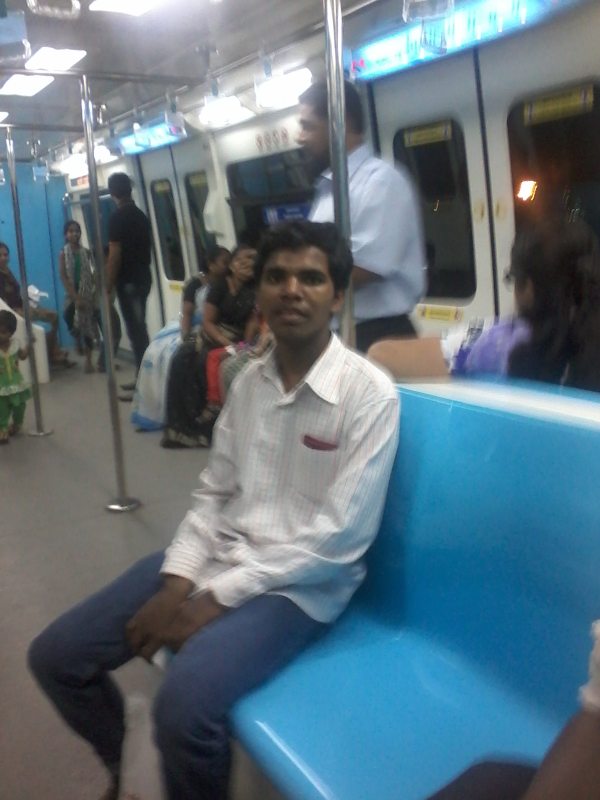
#> input picture FaceRecogServer/images/Tauseef/20140511_202645.jpg, 1200 x 1600 px, found by its file name (shown at 1/2 size)
$ python 'Face Recognition RealTime.py'
#> lines starting #> are read from the running program, lines starting #| are printed output that depends on the picture; after the words box and inside, x2 and y2 are one past the last pixel; in counts of white or black regions, pixels touching at a corner belong together
import cv2
import numpy as np
from os import listdir
from os.path import isfile,join

#Path to file
path="./Faces/Tauseef/"
files=[f for f in listdir(path) if isfile(join(path,f))]

trainingData, Labels = [],[]

for i,file in enumerate(files):
    imagePath=path+files[i]
    images=cv2.imread(imagePath,cv2.IMREAD_GRAYSCALE)
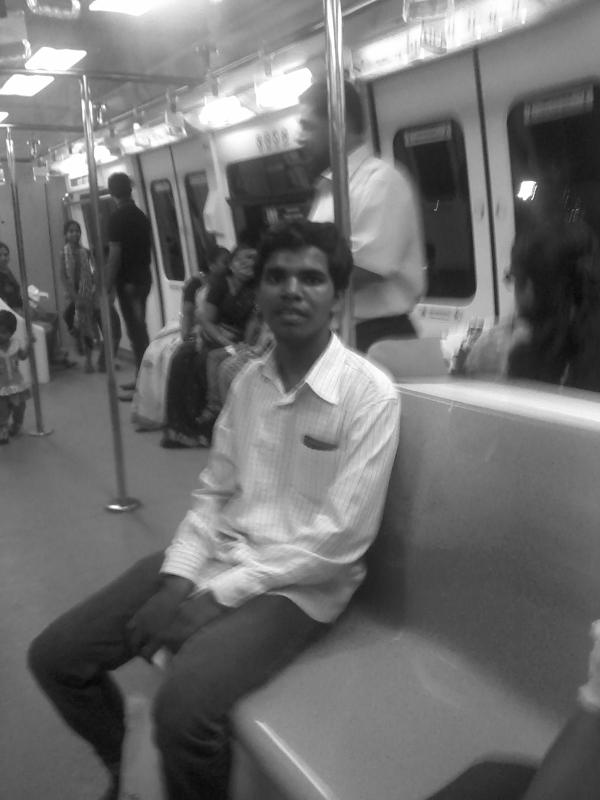
#> images: shape (1600, 1200) (shown at 1/2 size); min 2, max 255, mean 109.8
    trainingData.append(np.asarray(images,dtype=np.uint8))
    Labels.append(i)
#> pass 2 of the loop `for i,file in enumerate(files):`:
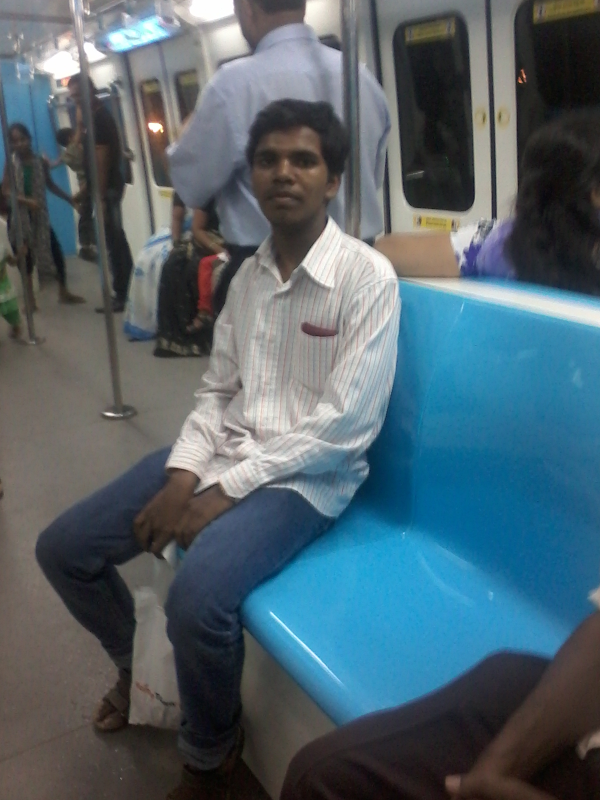
#> input picture FaceRecogServer/images/Tauseef/20140511_202650.jpg, 1200 x 1600 px, found by its file name (shown at 1/2 size)
#> `images=cv2.imread(imagePath,cv2.IMREAD_GRAYSCALE)`:
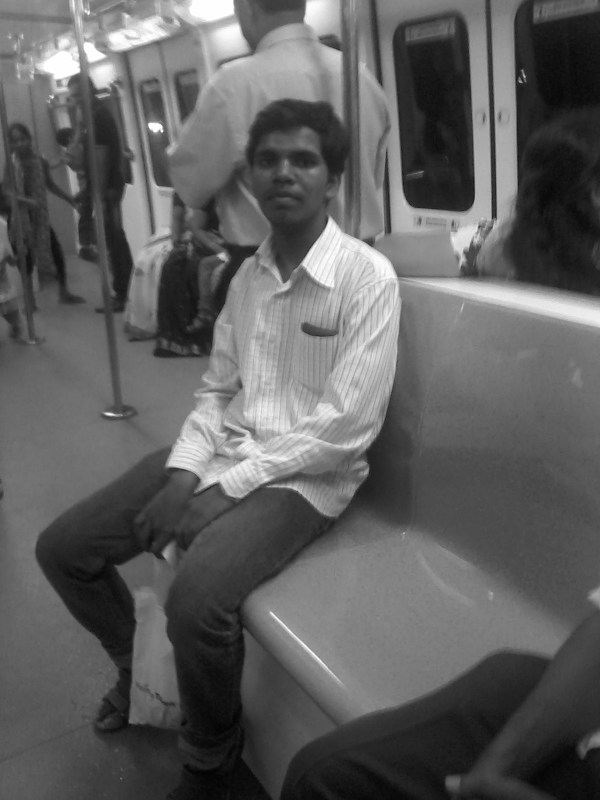
#> images: shape (1600, 1200) (shown at 1/2 size); min 0, max 255, mean 94.9
#> pass 3 of the loop `for i,file in enumerate(files):`:
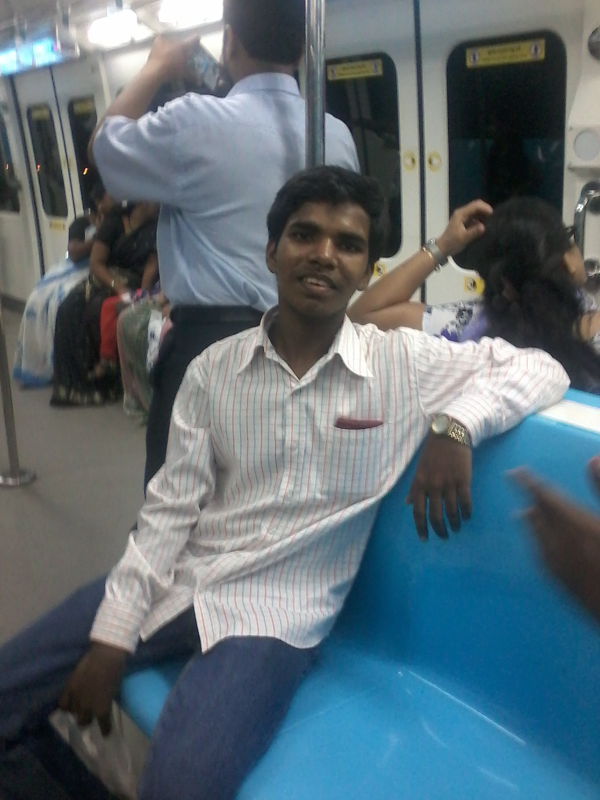
#> input picture FaceRecogServer/images/Tauseef/20140511_202657.jpg, 1200 x 1600 px, found by its file name (shown at 1/2 size)
#> `images=cv2.imread(imagePath,cv2.IMREAD_GRAYSCALE)`:
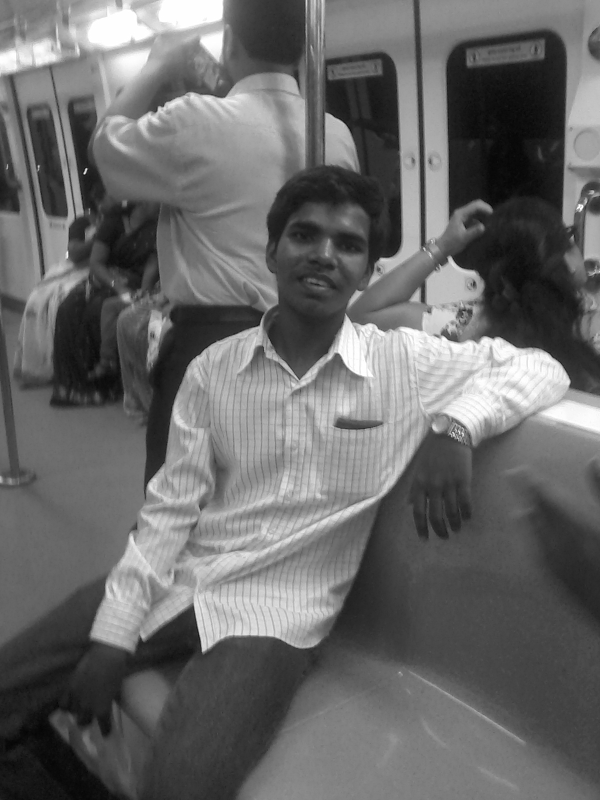
#> images: shape (1600, 1200) (shown at 1/2 size); min 0, max 255, mean 104.6
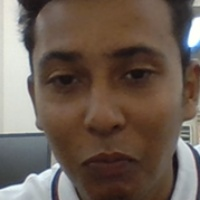
#> input picture FaceRecogServer/images/Fahad/10.jpg, 200 x 200 px, given in place of the camera
#> further down, frame is the input picture: shape (200, 200, 3); mean B, G, R 83.1, 93.7, 108.9

Labels=np.asarray(Labels,dtype=np.int32)

model = cv2.face.LBPHFaceRecognizer_create()

model.train(trainingData,np.array(Labels))
model.write('trainingData.yml')

def predict_image(test_image):
    img = test_image.copy()
    face, bounding_box = face_detection(img)
    label = model.predict(face)
    label_text = "Tauseef"
    print (label)
    print (label_text)
    (x,y,w,h) = bounding_box
    cv2.rectangle(img, (x,y), (x+w, y+h), (0,255,0), 2)
    cv2.putText(img, label_text, (x,y), cv2.FONT_HERSHEY_PLAIN, 1.5, (0, 255, 0), 2)
    return img


print("Trained")

face_classifier = cv2.CascadeClassifier("haarcascade_frontalface_default.xml")

def face_detection(image):
    image_gray = cv2.cvtColor(image, cv2.COLOR_BGR2GRAY)
    #haar_classifier = cv2.CascadeClassifier('opencv/data/haarcascades/haarcascade_frontalface_default.xml')
    face = face_classifier.detectMultiScale(image_gray, scaleFactor=1.3, minNeighbors=7)
    (x,y,w,h) = face[0]
    return image_gray[y:y+w, x:x+h], face[0]


def FaceDetect(image,size=0.5):
#> called with size = 0.5
    gray=cv2.cvtColor(image,cv2.COLOR_BGR2GRAY)
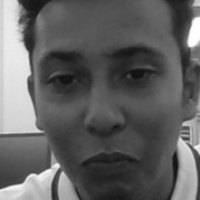
#> gray: shape (200, 200); min 16, max 255, mean 97.1
    faces=face_classifier.detectMultiScale(gray,1.3,5)
#> faces = [[12, 9, 181, 181]]
    if faces is ():
        return  image,[]

    for (x,y,w,h) in faces:
        cv2.rectangle(image,(x,y),(x+w,y+h),(0,255,0),5)
        roi=image[y:y+h,x:x+w]
        roi=cv2.resize(roi,(200,200))
        return image,roi
#> this loop made 1 pass
#> pass 1, in FaceDetect, `roi=image[y:y+h,x:x+w]`:
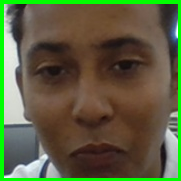
#> roi: shape (181, 181, 3); mean B, G, R 64.8, 95.3, 92.7
#> pass 1, in FaceDetect, `roi=cv2.resize(roi,(200,200))`:
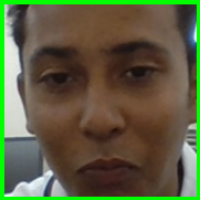
#> roi: shape (200, 200, 3); mean B, G, R 64.7, 95.2, 92.5
#> after the loop:
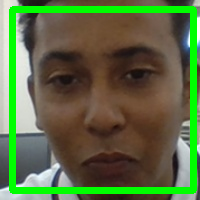
#> image: shape (200, 200, 3); 12.62% of pixels changed, all inside (x1, y1, x2, y2) = (9, 6, 197, 194)

cap=cv2.VideoCapture(0)

while True:
    ret,frame=cap.read()
    image,face=FaceDetect(frame)

    try:
        face=cv2.cvtColor(face,cv2.COLOR_BGR2GRAY)
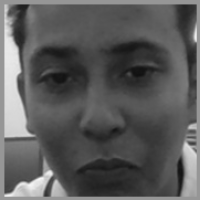
#> face: shape (200, 200); min 16, max 246, mean 91
        fac= model.predict(face)
#> fac = (0, 76.65)

            #model.predict(face)

        #if result[1] <=500:
            #accuracy=int(100*(1-result[1]/300))
        cv2.putText(fac,"Tauseef",(50,50),fontFace=cv2.FONT_HERSHEY_COMPLEX,fontScale=1,color=(255,120,150),thickness=5)
        #cv2.putText(image,"Tauseef",cv2.FONT_HERSHEY_COMPLEX,1,(255,120,150),5)
    except:
        cv2.putText(fac,"No Face Found !...",(50,50),fontFace=cv2.FONT_HERSHEY_COMPLEX,fontScale=1,color=(255,120,150),thickness=5)
        cv2.imshow("Face Recognition RealTime",image)
        pass
    if cv2.waitKey(1)==13:
#> (key Esc is pressed here)
        break
cap.release()
cv2.destroyAllWindows()
